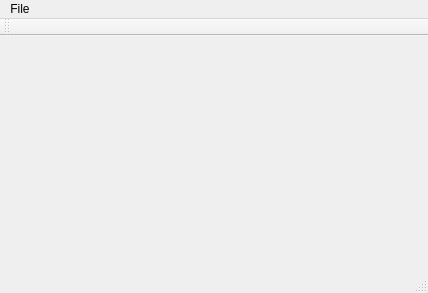
<?xml version="1.0" encoding="UTF-8"?>
<ui version="4.0">
 <class>MainWindow</class>
 <widget class="QMainWindow" name="MainWindow">
  <property name="geometry">
   <rect>
    <x>0</x>
    <y>0</y>
    <width>428</width>
    <height>293</height>
   </rect>
  </property>
  <property name="windowTitle">
   <string>MainWindow</string>
  </property>
  <widget class="QWidget" name="centralWidget">
   <widget class="QwtPlot" name="qwtPlot">
    <property name="geometry">
     <rect>
      <x>0</x>
      <y>0</y>
      <width>421</width>
      <height>200</height>
     </rect>
    </property>
   </widget>
  </widget>
  <widget class="QMenuBar" name="menuBar">
   <property name="geometry">
    <rect>
     <x>0</x>
     <y>0</y>
     <width>428</width>
     <height>22</height>
    </rect>
   </property>
   <widget class="QMenu" name="menuFile">
    <property name="title">
     <string>File</string>
    </property>
   </widget>
   <addaction name="menuFile"/>
  </widget>
  <widget class="QToolBar" name="mainToolBar">
   <attribute name="toolBarArea">
    <enum>TopToolBarArea</enum>
   </attribute>
   <attribute name="toolBarBreak">
    <bool>false</bool>
   </attribute>
  </widget>
  <widget class="QStatusBar" name="statusBar"/>
 </widget>
 <layoutdefault spacing="6" margin="11"/>
 <customwidgets>
  <customwidget>
   <class>QwtPlot</class>
   <extends>QFrame</extends>
   <header>qwt_plot.h</header>
  </customwidget>
 </customwidgets>
 <resources/>
 <connections/>
</ui>
